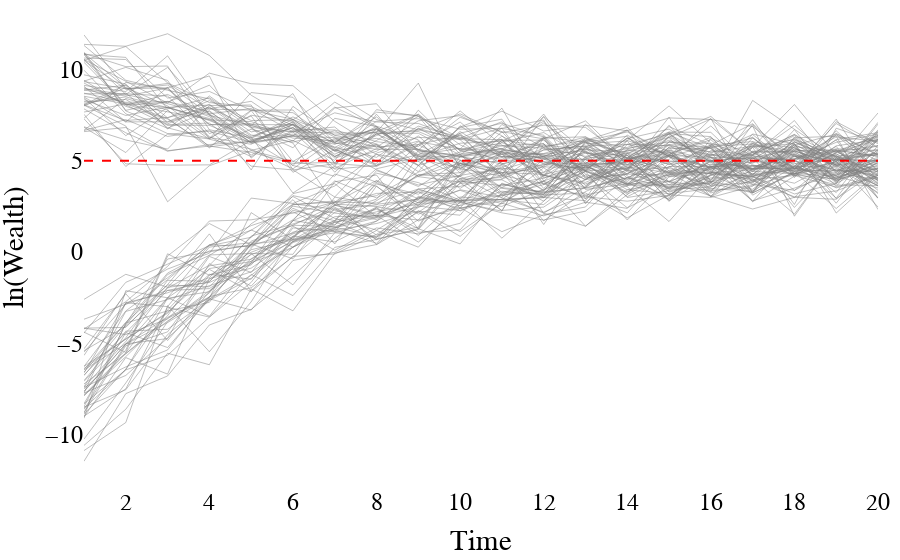

Notebook source saved alongside this figure:
### Code cell
fig = go.Figure()

# Add traces for 'high' group to color them differently
for i in df_scenario_2[df_scenario_2['Group'] == 'high']['Surname'].unique():
    df_nid = df_scenario_2[df_scenario_2['Surname'] == i]
    fig.add_trace(go.Scatter(x=df_nid['Time'], 
                             y=df_nid['log_Wealth']+df_nid['log_random'], 
                             mode='lines', 
                             name=f'Surname {i}', 
                             opacity=0.5, 
                             line=dict(color='gray', width=1)))

# Add traces for 'low' group 
for i in df_scenario_2[df_scenario_2['Group'] == 'low']['Surname'].unique():
    df_nid = df_scenario_2[df_scenario_2['Surname'] == i]
    fig.add_trace(go.Scatter(x=df_nid['Time'], 
                             y=df_nid['log_Wealth']+df_nid['log_random'], 
                             mode='lines', 
                             name=f'Surname {i}', 
                             opacity=0.5, 
                             line=dict(color='gray', width=1)))




fig.add_trace(go.Scatter(x=population_data_2['Time'], y=population_data_2['mu'],
                         mode='lines', name='mu', line=dict(color='red', dash='dash', width=2)))

fig.update_layout(
    # title=f'ln(Wealth) over time: surname-specific functions in grey and population-wise convergence value {round(mu_population_2,2)} in red',
                  xaxis_title='Time',
                  yaxis_title='ln(Wealth)',
                  legend_title='Surnames',
                  font_family="Times New Roman",
                  title_font_family="Times New Roman",
                  font_size = 24,
                  font_color='black',
                  # paper_bgcolor='rgba(0,0,0,0)',
                  plot_bgcolor = 'rgba(0,0,0,0)', 
                  showlegend=False,
                  margin=dict(l=10, r=10, t=10, b=10)
                 )

fig.show()

### Figure 1 — Plotly figure (JSON) as saved in the notebook; plotly's stock layout.template omitted (floating-point values rounded to 4 significant figures)
{"data": [{"line": {"color": "gray", "width": 1}, "mode": "lines", "name": "Surname 0", "opacity": 0.5, "type": "scatter", "x": [1, 2, 3, 4, 5, 6, 7, 8, 9, 10, 11, 12, 13, 14, 15, 16, 17, 18, 19, 20], "y": [6.829, 5.447, 7.757, 6.177, 5.63, 4.554, 6.178, 6.725, 5.168, 2.386, 5.492, 4.861, 5.699, 3.844, 5.886, 5.705, 3.278, 5.885, 3.589, 6.185]}, {"line": {"color": "gray", "width": 1}, "mode": "lines", "name": "Surname 1", "opacity": 0.5, "type": "scatter", "x": [1, 2, 3, 4, 5, 6, 7, 8, 9, 10, 11, 12, 13, 14, 15, 16, 17, 18, 19, 20], "y": [8.943, 8.62, 8.123, 7.505, 6.008, 6.806, 4.69, 3.818, 5.874, 4.736, 5.497, 5.117, 4.591, 5.097, 5.289, 5.181, 5.116, 5.097, 6.303, 6.059]}, {"line": {"color": "gray", "width": 1}, "mode": "lines", "name": "Surname 2", "opacity": 0.5, "type": "scatter", "x": [1, 2, 3, 4, 5, 6, 7, 8, 9, 10, 11, 12, 13, 14, 15, 16, 17, 18, 19, 20], "y": [8.065, 7.202, 7.366, 7.908, 6.837, 4.73, 7.322, 6.869, 5.052, 5.328, 6.781, 3.73, 4.861, 5.573, 5.449, 4.926, 6.909, 1.959, 5.159, 5.321]}, {"line": {"color": "gray", "width": 1}, "mode": "lines", "name": "Surname 3", "opacity": 0.5, "type": "scatter", "x": [1, 2, 3, 4, 5, 6, 7, 8, 9, 10, 11, 12, 13, 14, 15, 16, 17, 18, 19, 20], "y": [10.89, 9.011, 8.001, 6.271, 5.899, 7.137, 4.89, 5.516, 6.89, 6.291, 5.636, 7.063, 5.411, 5.083, 5.659, 5.666, 3.333, 4.69, 7.035, 5.715]}, {"line": {"color": "gray", "width": 1}, "mode": "lines", "name": "Surname 4", "opacity": 0.5, "type": "scatter", "x": [1, 2, 3, 4, 5, 6, 7, 8, 9, 10, 11, 12, 13, 14, 15, 16, 17, 18, 19, 20], "y": [7.542, 4.684, 6.456, 6.608, 6.01, 6.992, 5.973, 5.618, 5.614, 4.556, 4.164, 3.131, 5.746, 6.688, 3.813, 4.956, 5.825, 5.544, 4.762, 4.816]}, {"line": {"color": "gray", "width": 1}, "mode": "lines", "name": "Surname 5", "opacity": 0.5, "type": "scatter", "x": [1, 2, 3, 4, 5, 6, 7, 8, 9, 10, 11, 12, 13, 14, 15, 16, 17, 18, 19, 20], "y": [9.255, 8.064, 6.941, 6.939, 5.986, 6.384, 5.9, 6.787, 5.335, 6.505, 7.052, 6.295, 6.015, 6.344, 4.12, 4.642, 5.772, 6.155, 5.247, 5.389]}, {"line": {"color": "gray", "width": 1}, "mode": "lines", "name": "Surname 6", "opacity": 0.5, "type": "scatter", "x": [1, 2, 3, 4, 5, 6, 7, 8, 9, 10, 11, 12, 13, 14, 15, 16, 17, 18, 19, 20], "y": [11.37, 11.27, 11.95, 10.76, 8.586, 7.244, 8.654, 7.251, 6.687, 6.211, 6.145, 5.771, 6.108, 6.827, 4.427, 3.652, 5.272, 4.687, 5.622, 4.002]}, {"line": {"color": "gray", "width": 1}, "mode": "lines", "name": "Surname 7", "opacity": 0.5, "type": "scatter", "x": [1, 2, 3, 4, 5, 6, 7, 8, 9, 10, 11, 12, 13, 14, 15, 16, 17, 18, 19, 20], "y": [9.075, 7.127, 7.132, 8.087, 6.576, 6.996, 4.368, 6.483, 6.503, 5.309, 5.605, 5.314, 5.069, 5.727, 6.567, 5.672, 4.168, 4.506, 5.391, 3.747]}, {"line": {"color": "gray", "width": 1}, "mode": "lines", "name": "Surname 8", "opacity": 0.5, "type": "scatter", "x": [1, 2, 3, 4, 5, 6, 7, 8, 9, 10, 11, 12, 13, 14, 15, 16, 17, 18, 19, 20], "y": [8.15, 8.496, 7.905, 7.312, 6.168, 6.454, 6.025, 6.589, 7.547, 5.867, 4.867, 3.342, 6.04, 4.049, 5.226, 3.281, 5.965, 5.323, 4.773, 6.368]}, {"line": {"color": "gray", "width": 1}, "mode": "lines", "name": "Surname 9", "opacity": 0.5, "type": "scatter", "x": [1, 2, 3, 4, 5, 6, 7, 8, 9, 10, 11, 12, 13, 14, 15, 16, 17, 18, 19, 20], "y": [9.358, 10.11, 9.397, 6.207, 8.735, 8.473, 5.969, 7.656, 7.471, 5.556, 5.065, 6.235, 6.311, 5.172, 6.487, 6.317, 3.828, 4.674, 4.702, 6.113]}, {"line": {"color": "gray", "width": 1}, "mode": "lines", "name": "Surname 10", "opacity": 0.5, "type": "scatter", "x": [1, 2, 3, 4, 5, 6, 7, 8, 9, 10, 11, 12, 13, 14, 15, 16, 17, 18, 19, 20], "y": [8.237, 8.355, 6.968, 7.064, 5.306, 6.679, 5.226, 6.447, 5.538, 5.3, 4.249, 4.65, 5.771, 4.173, 2.885, 4.775, 4.699, 4.702, 6.134, 2.964]}, {"line": {"color": "gray", "width": 1}, "mode": "lines", "name": "Surname 11", "opacity": 0.5, "type": "scatter", "x": [1, 2, 3, 4, 5, 6, 7, 8, 9, 10, 11, 12, 13, 14, 15, 16, 17, 18, 19, 20], "y": [9.958, 7.57, 6.484, 6.19, 7.761, 7.268, 5.569, 7.161, 7.303, 6.727, 6.77, 6.394, 4.131, 4.651, 4.346, 4.312, 7.247, 4.07, 6.64, 4.463]}, {"line": {"color": "gray", "width": 1}, "mode": "lines", "name": "Surname 12", "opacity": 0.5, "type": "scatter", "x": [1, 2, 3, 4, 5, 6, 7, 8, 9, 10, 11, 12, 13, 14, 15, 16, 17, 18, 19, 20], "y": [9.334, 8.939, 8.993, 9.641, 5.142, 7.027, 5.546, 5.884, 4.401, 6.916, 5.341, 4.657, 4.635, 6.24, 5.248, 3.797, 6.247, 4.565, 4.183, 7.102]}, {"line": {"color": "gray", "width": 1}, "mode": "lines", "name": "Surname 13", "opacity": 0.5, "type": "scatter", "x": [1, 2, 3, 4, 5, 6, 7, 8, 9, 10, 11, 12, 13, 14, 15, 16, 17, 18, 19, 20], "y": [10.54, 9.345, 8.158, 9.795, 9.216, 9.109, 7.156, 5.748, 5.887, 7.117, 5.21, 5.235, 6.01, 5.377, 6.522, 4.508, 5.95, 4.584, 4.353, 6.305]}, {"line": {"color": "gray", "width": 1}, "mode": "lines", "name": "Surname 14", "opacity": 0.5, "type": "scatter", "x": [1, 2, 3, 4, 5, 6, 7, 8, 9, 10, 11, 12, 13, 14, 15, 16, 17, 18, 19, 20], "y": [8.443, 6.371, 7.92, 8.05, 6.41, 6.014, 6.641, 5.346, 4.948, 6.815, 7.276, 4.043, 4.776, 4.531, 7.382, 3.835, 4.922, 5.847, 6.466, 5.304]}, {"line": {"color": "gray", "width": 1}, "mode": "lines", "name": "Surname 15", "opacity": 0.5, "type": "scatter", "x": [1, 2, 3, 4, 5, 6, 7, 8, 9, 10, 11, 12, 13, 14, 15, 16, 17, 18, 19, 20], "y": [9.705, 9.197, 7.019, 7.941, 6.339, 7.102, 5.145, 5.825, 4.735, 5.471, 5.984, 5.223, 6.231, 5.674, 6.026, 5.463, 2.774, 5.362, 2.671, 5.547]}, {"line": {"color": "gray", "width": 1}, "mode": "lines", "name": "Surname 16", "opacity": 0.5, "type": "scatter", "x": [1, 2, 3, 4, 5, 6, 7, 8, 9, 10, 11, 12, 13, 14, 15, 16, 17, 18, 19, 20], "y": [7.839, 6.528, 5.52, 5.886, 6.055, 6.968, 5.739, 5.184, 6.768, 6.145, 4.233, 7.424, 5.473, 4.46, 4.633, 5.862, 6.047, 4.541, 5.311, 6.312]}, {"line": {"color": "gray", "width": 1}, "mode": "lines", "name": "Surname 17", "opacity": 0.5, "type": "scatter", "x": [1, 2, 3, 4, 5, 6, 7, 8, 9, 10, 11, 12, 13, 14, 15, 16, 17, 18, 19, 20], "y": [10.48, 8.927, 9.232, 7.825, 7.769, 7.776, 5.223, 6.467, 6.675, 7.565, 6.54, 6.944, 6.826, 5.087, 4.563, 4.274, 8.301, 6.72, 5.2, 5.821]}, {"line": {"color": "gray", "width": 1}, "mode": "lines", "name": "Surname 18", "opacity": 0.5, "type": "scatter", "x": [1, 2, 3, 4, 5, 6, 7, 8, 9, 10, 11, 12, 13, 14, 15, 16, 17, 18, 19, 20], "y": [9.406, 7.978, 7.281, 5.808, 6.722, 5.966, 2.569, 4.56, 5.082, 6.419, 5.202, 5.391, 6.077, 6.573, 5.466, 3.924, 5.865, 4.291, 4.157, 3.504]}, {"line": {"color": "gray", "width": 1}, "mode": "lines", "name": "Surname 19", "opacity": 0.5, "type": "scatter", "x": [1, 2, 3, 4, 5, 6, 7, 8, 9, 10, 11, 12, 13, 14, 15, 16, 17, 18, 19, 20], "y": [6.857, 6.135, 5.637, 8.023, 8.051, 4.502, 3.011, 5.42, 6.079, 4.002, 4.623, 5.705, 5.24, 5.651, 6.272, 3.612, 3.83, 5.063, 6.005, 6.461]}, {"line": {"color": "gray", "width": 1}, "mode": "lines", "name": "Surname 20", "opacity": 0.5, "type": "scatter", "x": [1, 2, 3, 4, 5, 6, 7, 8, 9, 10, 11, 12, 13, 14, 15, 16, 17, 18, 19, 20], "y": [8.869, 9.135, 6.736, 8.545, 6.901, 6.585, 6.518, 6.525, 4.74, 6.849, 7.712, 6.627, 6.935, 6.639, 7.344, 7.257, 6.874, 5.218, 5.557, 5.251]}, {"line": {"color": "gray", "width": 1}, "mode": "lines", "name": "Surname 21", "opacity": 0.5, "type": "scatter", "x": [1, 2, 3, 4, 5, 6, 7, 8, 9, 10, 11, 12, 13, 14, 15, 16, 17, 18, 19, 20], "y": [8.073, 9.156, 7.347, 8.289, 7.2, 7.236, 5.927, 6.223, 5.621, 5.035, 3.527, 4.715, 6.188, 5.291, 4.294, 5.405, 6.434, 4.601, 4.03, 4.765]}, {"line": {"color": "gray", "width": 1}, "mode": "lines", "name": "Surname 22", "opacity": 0.5, "type": "scatter", "x": [1, 2, 3, 4, 5, 6, 7, 8, 9, 10, 11, 12, 13, 14, 15, 16, 17, 18, 19, 20], "y": [9.0, 8.152, 7.915, 7.2, 6.3, 3.23, 4.7, 7.545, 4.969, 3.48, 4.961, 5.869, 5.597, 5.496, 4.795, 5.025, 4.526, 4.837, 5.043, 5.393]}, {"line": {"color": "gray", "width": 1}, "mode": "lines", "name": "Surname 23", "opacity": 0.5, "type": "scatter", "x": [1, 2, 3, 4, 5, 6, 7, 8, 9, 10, 11, 12, 13, 14, 15, 16, 17, 18, 19, 20], "y": [11.89, 8.926, 9.146, 7.568, 7.858, 6.577, 4.538, 4.739, 5.886, 6.398, 4.178, 4.765, 5.476, 2.981, 3.354, 5.886, 4.544, 6.025, 5.101, 4.964]}, {"line": {"color": "gray", "width": 1}, "mode": "lines", "name": "Surname 24", "opacity": 0.5, "type": "scatter", "x": [1, 2, 3, 4, 5, 6, 7, 8, 9, 10, 11, 12, 13, 14, 15, 16, 17, 18, 19, 20], "y": [10.81, 8.633, 10.11, 7.556, 6.13, 6.816, 5.228, 5.884, 4.147, 5.197, 5.825, 5.929, 3.635, 4.989, 4.38, 5.782, 5.916, 5.264, 3.869, 4.882]}, {"line": {"color": "gray", "width": 1}, "mode": "lines", "name": "Surname 25", "opacity": 0.5, "type": "scatter", "x": [1, 2, 3, 4, 5, 6, 7, 8, 9, 10, 11, 12, 13, 14, 15, 16, 17, 18, 19, 20], "y": [11.31, 9.406, 8.858, 8.387, 6.782, 5.71, 7.888, 8.121, 5.472, 4.481, 6.589, 4.152, 6.219, 5.152, 6.568, 6.554, 4.397, 6.053, 4.766, 5.023]}, {"line": {"color": "gray", "width": 1}, "mode": "lines", "name": "Surname 26", "opacity": 0.5, "type": "scatter", "x": [1, 2, 3, 4, 5, 6, 7, 8, 9, 10, 11, 12, 13, 14, 15, 16, 17, 18, 19, 20], "y": [10.49, 11.26, 9.264, 8.185, 7.962, 6.934, 5.355, 6.375, 7.538, 5.371, 5.661, 4.166, 7.005, 4.769, 5.585, 3.834, 4.42, 4.271, 6.414, 4.438]}, {"line": {"color": "gray", "width": 1}, "mode": "lines", "name": "Surname 27", "opacity": 0.5, "type": "scatter", "x": [1, 2, 3, 4, 5, 6, 7, 8, 9, 10, 11, 12, 13, 14, 15, 16, 17, 18, 19, 20], "y": [10.85, 7.725, 6.775, 7.74, 5.944, 6.351, 8.208, 6.89, 6.142, 3.792, 4.803, 5.577, 5.809, 5.887, 5.368, 3.965, 6.465, 5.902, 4.654, 6.479]}, {"line": {"color": "gray", "width": 1}, "mode": "lines", "name": "Surname 28", "opacity": 0.5, "type": "scatter", "x": [1, 2, 3, 4, 5, 6, 7, 8, 9, 10, 11, 12, 13, 14, 15, 16, 17, 18, 19, 20], "y": [6.592, 6.818, 5.548, 5.801, 5.456, 4.85, 4.908, 6.108, 7.431, 6.235, 7.134, 4.95, 4.479, 5.077, 5.578, 5.036, 2.751, 4.151, 5.075, 4.265]}, {"line": {"color": "gray", "width": 1}, "mode": "lines", "name": "Surname 29", "opacity": 0.5, "type": "scatter", "x": [1, 2, 3, 4, 5, 6, 7, 8, 9, 10, 11, 12, 13, 14, 15, 16, 17, 18, 19, 20], "y": [10.88, 10.15, 10.19, 6.695, 6.252, 7.4, 6.3, 5.742, 7.185, 7.47, 6.368, 4.374, 6.117, 4.621, 6.019, 5.941, 4.246, 4.566, 6.157, 6.541]}, {"line": {"color": "gray", "width": 1}, "mode": "lines", "name": "Surname 30", "opacity": 0.5, "type": "scatter", "x": [1, 2, 3, 4, 5, 6, 7, 8, 9, 10, 11, 12, 13, 14, 15, 16, 17, 18, 19, 20], "y": [8.701, 8.199, 8.242, 7.684, 6.226, 7.254, 6.402, 6.554, 9.252, 4.556, 6.341, 5.193, 5.637, 6.654, 5.21, 4.584, 4.542, 5.547, 5.596, 5.227]}, {"line": {"color": "gray", "width": 1}, "mode": "lines", "name": "Surname 31", "opacity": 0.5, "type": "scatter", "x": [1, 2, 3, 4, 5, 6, 7, 8, 9, 10, 11, 12, 13, 14, 15, 16, 17, 18, 19, 20], "y": [7.324, 9.289, 8.923, 6.977, 7.024, 6.235, 6.085, 6.742, 5.259, 5.206, 5.513, 7.406, 4.056, 4.245, 6.279, 7.284, 5.456, 6.201, 5.178, 3.377]}, {"line": {"color": "gray", "width": 1}, "mode": "lines", "name": "Surname 32", "opacity": 0.5, "type": "scatter", "x": [1, 2, 3, 4, 5, 6, 7, 8, 9, 10, 11, 12, 13, 14, 15, 16, 17, 18, 19, 20], "y": [8.051, 8.705, 6.799, 6.214, 7.488, 7.157, 5.657, 4.512, 3.587, 4.985, 5.471, 4.144, 5.513, 4.265, 4.204, 5.327, 5.301, 3.368, 5.25, 4.202]}, {"line": {"color": "gray", "width": 1}, "mode": "lines", "name": "Surname 33", "opacity": 0.5, "type": "scatter", "x": [1, 2, 3, 4, 5, 6, 7, 8, 9, 10, 11, 12, 13, 14, 15, 16, 17, 18, 19, 20], "y": [8.666, 8.668, 8.542, 6.317, 5.221, 6.61, 6.846, 4.949, 5.043, 6.497, 4.013, 5.61, 5.787, 5.129, 6.129, 5.19, 3.906, 5.256, 5.064, 4.992]}, {"line": {"color": "gray", "width": 1}, "mode": "lines", "name": "Surname 34", "opacity": 0.5, "type": "scatter", "x": [1, 2, 3, 4, 5, 6, 7, 8, 9, 10, 11, 12, 13, 14, 15, 16, 17, 18, 19, 20], "y": [6.656, 7.247, 6.329, 6.679, 4.703, 4.492, 4.839, 4.677, 6.037, 5.633, 5.347, 5.942, 2.704, 4.445, 6.94, 4.437, 5.519, 5.497, 4.128, 4.568]}, {"line": {"color": "gray", "width": 1}, "mode": "lines", "name": "Surname 35", "opacity": 0.5, "type": "scatter", "x": [1, 2, 3, 4, 5, 6, 7, 8, 9, 10, 11, 12, 13, 14, 15, 16, 17, 18, 19, 20], "y": [10.57, 8.071, 8.203, 9.135, 6.829, 6.562, 7.623, 7.121, 7.04, 6.174, 6.774, 7.231, 2.902, 4.555, 5.234, 5.838, 4.476, 5.41, 3.89, 6.255]}, {"line": {"color": "gray", "width": 1}, "mode": "lines", "name": "Surname 36", "opacity": 0.5, "type": "scatter", "x": [1, 2, 3, 4, 5, 6, 7, 8, 9, 10, 11, 12, 13, 14, 15, 16, 17, 18, 19, 20], "y": [7.295, 4.827, 4.755, 4.772, 6.115, 4.737, 4.147, 6.771, 5.254, 4.12, 6.116, 6.126, 4.41, 3.715, 5.498, 3.428, 4.298, 3.765, 4.988, 5.436]}, {"line": {"color": "gray", "width": 1}, "mode": "lines", "name": "Surname 37", "opacity": 0.5, "type": "scatter", "x": [1, 2, 3, 4, 5, 6, 7, 8, 9, 10, 11, 12, 13, 14, 15, 16, 17, 18, 19, 20], "y": [8.043, 6.899, 2.749, 4.723, 5.55, 4.962, 6.231, 4.744, 5.338, 5.671, 5.499, 4.218, 3.524, 5.57, 5.879, 5.164, 4.572, 4.584, 6.496, 5.312]}, {"line": {"color": "gray", "width": 1}, "mode": "lines", "name": "Surname 38", "opacity": 0.5, "type": "scatter", "x": [1, 2, 3, 4, 5, 6, 7, 8, 9, 10, 11, 12, 13, 14, 15, 16, 17, 18, 19, 20], "y": [8.0, 9.008, 7.11, 7.842, 8.254, 6.699, 6.684, 6.042, 5.772, 7.727, 5.853, 4.826, 4.853, 6.208, 6.731, 5.269, 6.288, 4.218, 7.136, 5.924]}, {"line": {"color": "gray", "width": 1}, "mode": "lines", "name": "Surname 39", "opacity": 0.5, "type": "scatter", "x": [1, 2, 3, 4, 5, 6, 7, 8, 9, 10, 11, 12, 13, 14, 15, 16, 17, 18, 19, 20], "y": [6.668, 8.408, 7.782, 5.753, 6.068, 6.813, 5.525, 4.823, 7.768, 5.532, 6.151, 3.478, 5.63, 5.158, 5.368, 6.15, 4.208, 6.702, 3.815, 5.609]}, {"line": {"color": "gray", "width": 1}, "mode": "lines", "name": "Surname 40", "opacity": 0.5, "type": "scatter", "x": [1, 2, 3, 4, 5, 6, 7, 8, 9, 10, 11, 12, 13, 14, 15, 16, 17, 18, 19, 20], "y": [10.62, 10.54, 8.432, 8.794, 7.767, 7.63, 6.005, 7.402, 5.587, 7.379, 6.589, 6.194, 7.182, 4.978, 6.87, 5.861, 7.025, 4.957, 6.426, 4.937]}, {"line": {"color": "gray", "width": 1}, "mode": "lines", "name": "Surname 41", "opacity": 0.5, "type": "scatter", "x": [1, 2, 3, 4, 5, 6, 7, 8, 9, 10, 11, 12, 13, 14, 15, 16, 17, 18, 19, 20], "y": [8.868, 8.542, 8.98, 6.975, 6.953, 6.082, 7.936, 6.835, 5.619, 5.241, 5.666, 5.105, 5.056, 3.928, 6.368, 4.925, 5.326, 6.44, 4.736, 3.728]}, {"line": {"color": "gray", "width": 1}, "mode": "lines", "name": "Surname 42", "opacity": 0.5, "type": "scatter", "x": [1, 2, 3, 4, 5, 6, 7, 8, 9, 10, 11, 12, 13, 14, 15, 16, 17, 18, 19, 20], "y": [7.665, 8.112, 7.323, 5.703, 7.742, 4.954, 4.584, 5.662, 6.277, 6.179, 5.806, 5.692, 4.455, 6.399, 5.216, 4.394, 4.111, 4.981, 4.509, 4.214]}, {"line": {"color": "gray", "width": 1}, "mode": "lines", "name": "Surname 43", "opacity": 0.5, "type": "scatter", "x": [1, 2, 3, 4, 5, 6, 7, 8, 9, 10, 11, 12, 13, 14, 15, 16, 17, 18, 19, 20], "y": [8.492, 7.122, 9.022, 6.479, 7.449, 4.364, 5.617, 4.731, 6.776, 5.59, 6.184, 3.684, 5.169, 5.903, 5.818, 5.478, 5.792, 4.207, 5.465, 6.375]}, {"line": {"color": "gray", "width": 1}, "mode": "lines", "name": "Surname 44", "opacity": 0.5, "type": "scatter", "x": [1, 2, 3, 4, 5, 6, 7, 8, 9, 10, 11, 12, 13, 14, 15, 16, 17, 18, 19, 20], "y": [9.126, 8.788, 10.74, 7.484, 6.939, 8.68, 4.8, 6.559, 6.599, 5.641, 7.88, 3.883, 2.927, 6.12, 8.0, 5.968, 5.096, 6.377, 4.435, 5.061]}, {"line": {"color": "gray", "width": 1}, "mode": "lines", "name": "Surname 45", "opacity": 0.5, "type": "scatter", "x": [1, 2, 3, 4, 5, 6, 7, 8, 9, 10, 11, 12, 13, 14, 15, 16, 17, 18, 19, 20], "y": [10.39, 8.04, 8.63, 7.548, 4.494, 7.976, 6.389, 5.923, 4.75, 6.599, 5.153, 7.554, 4.472, 3.615, 5.743, 5.329, 4.86, 6.127, 4.926, 7.614]}, {"line": {"color": "gray", "width": 1}, "mode": "lines", "name": "Surname 46", "opacity": 0.5, "type": "scatter", "x": [1, 2, 3, 4, 5, 6, 7, 8, 9, 10, 11, 12, 13, 14, 15, 16, 17, 18, 19, 20], "y": [8.532, 8.125, 7.677, 7.259, 6.024, 6.348, 6.264, 4.944, 6.358, 4.331, 6.987, 5.717, 6.292, 4.928, 6.461, 7.426, 5.437, 4.489, 7.274, 3.842]}, {"line": {"color": "gray", "width": 1}, "mode": "lines", "name": "Surname 47", "opacity": 0.5, "type": "scatter", "x": [1, 2, 3, 4, 5, 6, 7, 8, 9, 10, 11, 12, 13, 14, 15, 16, 17, 18, 19, 20], "y": [10.95, 7.758, 8.25, 7.414, 5.564, 6.111, 5.016, 7.795, 7.437, 4.718, 5.233, 4.94, 4.449, 6.253, 4.896, 3.795, 6.031, 5.699, 4.774, 4.079]}, {"line": {"color": "gray", "width": 1}, "mode": "lines", "name": "Surname 48", "opacity": 0.5, "type": "scatter", "x": [1, 2, 3, 4, 5, 6, 7, 8, 9, 10, 11, 12, 13, 14, 15, 16, 17, 18, 19, 20], "y": [8.346, 7.477, 7.937, 7.234, 7.143, 6.347, 5.727, 6.871, 5.095, 4.61, 5.364, 5.378, 5.525, 4.527, 6.476, 4.699, 3.869, 5.773, 5.51, 6.388]}, {"line": {"color": "gray", "width": 1}, "mode": "lines", "name": "Surname 49", "opacity": 0.5, "type": "scatter", "x": [1, 2, 3, 4, 5, 6, 7, 8, 9, 10, 11, 12, 13, 14, 15, 16, 17, 18, 19, 20], "y": [10.82, 10.66, 7.84, 8.449, 6.973, 6.976, 5.531, 6.699, 5.197, 5.957, 6.061, 7.156, 4.849, 4.814, 3.138, 4.188, 5.332, 6.931, 4.997, 5.333]}, {"line": {"color": "gray", "width": 1}, "mode": "lines", "name": "Surname 50", "opacity": 0.5, "type": "scatter", "x": [1, 2, 3, 4, 5, 6, 7, 8, 9, 10, 11, 12, 13, 14, 15, 16, 17, 18, 19, 20], "y": [-8.994, -7.503, -3.032, -3.569, -1.668, 1.316, 1.125, 0.8006, 2.187, 0.855, 2.721, 3.881, 1.412, 3.138, 6.045, 5.699, 6.249, 4.746, 3.725, 6.592]}, {"line": {"color": "gray", "width": 1}, "mode": "lines", "name": "Surname 51", "opacity": 0.5, "type": "scatter", "x": [1, 2, 3, 4, 5, 6, 7, 8, 9, 10, 11, 12, 13, 14, 15, 16, 17, 18, 19, 20], "y": [-7.425, -6.297, -5.37, -2.447, -1.962, -0.2729, 1.627, 2.199, 2.61, 2.828, 2.87, 2.596, 4.432, 3.568, 1.669, 4.255, 3.231, 4.382, 2.379, 4.33]}, {"line": {"color": "gray", "width": 1}, "mode": "lines", "name": "Surname 52", "opacity": 0.5, "type": "scatter", "x": [1, 2, 3, 4, 5, 6, 7, 8, 9, 10, 11, 12, 13, 14, 15, 16, 17, 18, 19, 20], "y": [-6.387, -4.755, -3.364, -0.9114, -0.5246, 1.713, 4.269, 3.591, 2.07, 3.008, 2.863, 2.97, 4.846, 3.159, 4.325, 3.645, 5.146, 4.212, 3.996, 5.05]}, {"line": {"color": "gray", "width": 1}, "mode": "lines", "name": "Surname 53", "opacity": 0.5, "type": "scatter", "x": [1, 2, 3, 4, 5, 6, 7, 8, 9, 10, 11, 12, 13, 14, 15, 16, 17, 18, 19, 20], "y": [-8.792, -5.139, -4.379, -1.26, -0.7121, 1.724, 1.355, 0.8403, 2.989, 2.665, 5.581, 5.303, 4.73, 3.683, 4.68, 4.65, 4.661, 5.261, 4.402, 4.559]}, {"line": {"color": "gray", "width": 1}, "mode": "lines", "name": "Surname 54", "opacity": 0.5, "type": "scatter", "x": [1, 2, 3, 4, 5, 6, 7, 8, 9, 10, 11, 12, 13, 14, 15, 16, 17, 18, 19, 20], "y": [-8.484, -3.952, -0.3872, 0.005793, 0.3992, 1.763, 3.893, 2.958, 4.147, 4.863, 4.979, 5.211, 4.698, 3.714, 5.74, 3.031, 5.746, 8.078, 5.314, 2.942]}, {"line": {"color": "gray", "width": 1}, "mode": "lines", "name": "Surname 55", "opacity": 0.5, "type": "scatter", "x": [1, 2, 3, 4, 5, 6, 7, 8, 9, 10, 11, 12, 13, 14, 15, 16, 17, 18, 19, 20], "y": [-11.47, -7.763, -6.794, -4.002, -3.148, -1.302, 0.737, 2.426, 1.082, 1.207, 3.771, 2.988, 2.81, 5.406, 3.09, 4.653, 2.803, 3.497, 4.304, 3.977]}, {"line": {"color": "gray", "width": 1}, "mode": "lines", "name": "Surname 56", "opacity": 0.5, "type": "scatter", "x": [1, 2, 3, 4, 5, 6, 7, 8, 9, 10, 11, 12, 13, 14, 15, 16, 17, 18, 19, 20], "y": [-4.176, -4.531, -3.667, -1.484, -0.1499, 0.7685, 2.572, 2.069, 3.407, 2.792, 3.114, 3.355, 6.016, 3.731, 4.458, 4.334, 4.505, 5.357, 4.215, 5.112]}, {"line": {"color": "gray", "width": 1}, "mode": "lines", "name": "Surname 57", "opacity": 0.5, "type": "scatter", "x": [1, 2, 3, 4, 5, 6, 7, 8, 9, 10, 11, 12, 13, 14, 15, 16, 17, 18, 19, 20], "y": [-6.275, -3.234, -1.519, 0.3975, 0.2739, 2.285, 1.71, 4.457, 3.667, 4.191, 6.124, 4.204, 3.728, 4.493, 3.327, 3.899, 6.984, 4.283, 4.94, 3.608]}, {"line": {"color": "gray", "width": 1}, "mode": "lines", "name": "Surname 58", "opacity": 0.5, "type": "scatter", "x": [1, 2, 3, 4, 5, 6, 7, 8, 9, 10, 11, 12, 13, 14, 15, 16, 17, 18, 19, 20], "y": [-3.686, -2.864, -2.11, -1.637, 0.8694, 1.534, 2.289, 1.772, 3.309, 2.716, 2.233, 6.274, 2.633, 5.426, 3.668, 4.975, 4.569, 5.747, 3.771, 6.694]}, {"line": {"color": "gray", "width": 1}, "mode": "lines", "name": "Surname 59", "opacity": 0.5, "type": "scatter", "x": [1, 2, 3, 4, 5, 6, 7, 8, 9, 10, 11, 12, 13, 14, 15, 16, 17, 18, 19, 20], "y": [-7.886, -5.569, -3.638, -2.535, 2.155, 0.6794, 1.27, 2.464, 2.169, 3.746, 3.951, 2.783, 5.206, 5.01, 3.438, 3.548, 4.758, 4.416, 5.784, 2.936]}, {"line": {"color": "gray", "width": 1}, "mode": "lines", "name": "Surname 60", "opacity": 0.5, "type": "scatter", "x": [1, 2, 3, 4, 5, 6, 7, 8, 9, 10, 11, 12, 13, 14, 15, 16, 17, 18, 19, 20], "y": [-7.09, -4.701, -1.555, -1.605, 0.4311, 0.6951, 3.845, 4.214, 1.255, 4.002, 3.977, 5.048, 6.057, 4.652, 3.853, 3.564, 5.148, 5.623, 5.245, 4.393]}, {"line": {"color": "gray", "width": 1}, "mode": "lines", "name": "Surname 61", "opacity": 0.5, "type": "scatter", "x": [1, 2, 3, 4, 5, 6, 7, 8, 9, 10, 11, 12, 13, 14, 15, 16, 17, 18, 19, 20], "y": [-6.777, -4.012, -1.238, -0.1878, 1.202, 0.2685, 2.168, 2.891, 5.542, 5.23, 4.828, 5.244, 3.518, 4.065, 4.945, 5.015, 5.164, 4.165, 5.445, 6.152]}, {"line": {"color": "gray", "width": 1}, "mode": "lines", "name": "Surname 62", "opacity": 0.5, "type": "scatter", "x": [1, 2, 3, 4, 5, 6, 7, 8, 9, 10, 11, 12, 13, 14, 15, 16, 17, 18, 19, 20], "y": [-5.306, -2.29, -4.852, -2.181, 0.1227, 0.6535, 1.05, 0.805, 2.511, 2.27, 3.522, 3.31, 3.484, 4.067, 3.526, 3.768, 3.238, 4.318, 3.666, 3.645]}, {"line": {"color": "gray", "width": 1}, "mode": "lines", "name": "Surname 63", "opacity": 0.5, "type": "scatter", "x": [1, 2, 3, 4, 5, 6, 7, 8, 9, 10, 11, 12, 13, 14, 15, 16, 17, 18, 19, 20], "y": [-7.391, -3.26, -2.61, -1.86, -1.088, 0.2595, 1.505, 2.81, 4.216, 4.14, 2.964, 2.182, 3.11, 2.138, 4.684, 3.231, 3.925, 3.02, 3.345, 4.201]}, {"line": {"color": "gray", "width": 1}, "mode": "lines", "name": "Surname 64", "opacity": 0.5, "type": "scatter", "x": [1, 2, 3, 4, 5, 6, 7, 8, 9, 10, 11, 12, 13, 14, 15, 16, 17, 18, 19, 20], "y": [-2.599, -1.225, -1.933, 0.339, 0.8019, 2.864, 0.4366, 3.612, 1.688, 2.558, 4.508, 5.194, 3.959, 4.289, 5.311, 4.327, 5.435, 4.412, 4.933, 2.463]}, {"line": {"color": "gray", "width": 1}, "mode": "lines", "name": "Surname 65", "opacity": 0.5, "type": "scatter", "x": [1, 2, 3, 4, 5, 6, 7, 8, 9, 10, 11, 12, 13, 14, 15, 16, 17, 18, 19, 20], "y": [-6.626, -2.782, -2.997, -0.1654, -0.08435, -0.1293, 3.003, 2.611, 2.885, 4.824, 4.524, 2.991, 3.972, 4.994, 5.86, 4.383, 3.69, 5.069, 5.525, 4.354]}, {"line": {"color": "gray", "width": 1}, "mode": "lines", "name": "Surname 66", "opacity": 0.5, "type": "scatter", "x": [1, 2, 3, 4, 5, 6, 7, 8, 9, 10, 11, 12, 13, 14, 15, 16, 17, 18, 19, 20], "y": [-5.671, -2.221, -0.9369, -0.06926, 2.951, 2.658, 3.617, 5.351, 4.124, 3.828, 4.106, 6.351, 3.424, 3.72, 3.879, 4.583, 5.265, 4.984, 4.195, 4.988]}, {"line": {"color": "gray", "width": 1}, "mode": "lines", "name": "Surname 67", "opacity": 0.5, "type": "scatter", "x": [1, 2, 3, 4, 5, 6, 7, 8, 9, 10, 11, 12, 13, 14, 15, 16, 17, 18, 19, 20], "y": [-7.044, -4.341, -4.237, -2.592, -1.283, 0.5576, 1.635, 2.004, 1.747, 2.429, 1.111, 2.041, 2.461, 4.989, 3.467, 4.056, 4.058, 4.581, 5.554, 3.974]}, {"line": {"color": "gray", "width": 1}, "mode": "lines", "name": "Surname 68", "opacity": 0.5, "type": "scatter", "x": [1, 2, 3, 4, 5, 6, 7, 8, 9, 10, 11, 12, 13, 14, 15, 16, 17, 18, 19, 20], "y": [-8.85, -3.891, -3.23, -2.762, 0.2097, 2.391, 1.46, 3.722, 3.161, 4.87, 4.257, 6.259, 4.268, 3.242, 5.31, 6.904, 4.751, 4.452, 4.46, 5.182]}, {"line": {"color": "gray", "width": 1}, "mode": "lines", "name": "Surname 69", "opacity": 0.5, "type": "scatter", "x": [1, 2, 3, 4, 5, 6, 7, 8, 9, 10, 11, 12, 13, 14, 15, 16, 17, 18, 19, 20], "y": [-6.738, -4.416, -5.238, -2.569, -3.184, -0.4675, -0.01901, 1.174, 0.2627, 2.748, 2.143, 1.747, 2.237, 4.093, 2.989, 4.38, 3.969, 4.186, 3.558, 4.195]}, {"line": {"color": "gray", "width": 1}, "mode": "lines", "name": "Surname 70", "opacity": 0.5, "type": "scatter", "x": [1, 2, 3, 4, 5, 6, 7, 8, 9, 10, 11, 12, 13, 14, 15, 16, 17, 18, 19, 20], "y": [-9.037, -5.789, -6.693, -1.462, -0.889, 0.6691, 1.93, 1.999, 0.54, 2.404, 2.784, 3.058, 5.104, 4.787, 6.291, 4.932, 3.256, 6.301, 3.926, 4.626]}, {"line": {"color": "gray", "width": 1}, "mode": "lines", "name": "Surname 71", "opacity": 0.5, "type": "scatter", "x": [1, 2, 3, 4, 5, 6, 7, 8, 9, 10, 11, 12, 13, 14, 15, 16, 17, 18, 19, 20], "y": [-8.309, -4.422, -2.11, -2.009, -0.5052, 0.5604, 1.321, 1.864, 2.843, 2.821, 2.865, 4.611, 3.114, 3.629, 4.234, 4.52, 5.463, 5.477, 4.027, 5.585]}, {"line": {"color": "gray", "width": 1}, "mode": "lines", "name": "Surname 72", "opacity": 0.5, "type": "scatter", "x": [1, 2, 3, 4, 5, 6, 7, 8, 9, 10, 11, 12, 13, 14, 15, 16, 17, 18, 19, 20], "y": [-7.86, -5.737, -3.497, -0.2441, -1.127, 1.71, 2.728, 2.683, 3.449, 2.758, 3.708, 3.249, 3.533, 5.105, 5.062, 7.314, 3.225, 5.545, 4.719, 3.635]}, {"line": {"color": "gray", "width": 1}, "mode": "lines", "name": "Surname 73", "opacity": 0.5, "type": "scatter", "x": [1, 2, 3, 4, 5, 6, 7, 8, 9, 10, 11, 12, 13, 14, 15, 16, 17, 18, 19, 20], "y": [-8.564, -6.462, -5.656, -3.578, -1.228, -2.394, 0.2519, 0.682, 1.27, 0.4396, 3.245, 3.183, 4.217, 2.422, 3.536, 4.187, 5.203, 2.439, 4.868, 4.032]}, {"line": {"color": "gray", "width": 1}, "mode": "lines", "name": "Surname 74", "opacity": 0.5, "type": "scatter", "x": [1, 2, 3, 4, 5, 6, 7, 8, 9, 10, 11, 12, 13, 14, 15, 16, 17, 18, 19, 20], "y": [-10.6, -8.618, -5.551, -6.179, -2.023, -3.228, -0.06205, 0.4077, 2.258, 1.111, 2.672, 1.975, 2.726, 2.389, 4.893, 3.021, 4.242, 5.742, 4.023, 4.996]}, {"line": {"color": "gray", "width": 1}, "mode": "lines", "name": "Surname 75", "opacity": 0.5, "type": "scatter", "x": [1, 2, 3, 4, 5, 6, 7, 8, 9, 10, 11, 12, 13, 14, 15, 16, 17, 18, 19, 20], "y": [-7.729, -2.78, -2.238, -1.405, 0.8093, 3.195, 3.74, 1.921, 2.466, 4.019, 2.258, 5.881, 4.444, 4.552, 3.552, 5.025, 4.112, 5.925, 2.915, 4.47]}, {"line": {"color": "gray", "width": 1}, "mode": "lines", "name": "Surname 76", "opacity": 0.5, "type": "scatter", "x": [1, 2, 3, 4, 5, 6, 7, 8, 9, 10, 11, 12, 13, 14, 15, 16, 17, 18, 19, 20], "y": [-6.46, -5.033, -4.747, -0.6375, -1.872, 0.5973, 1.719, 2.334, 1.288, 5.035, 3.164, 3.889, 4.662, 3.994, 4.348, 3.06, 4.544, 4.607, 3.509, 4.097]}, {"line": {"color": "gray", "width": 1}, "mode": "lines", "name": "Surname 77", "opacity": 0.5, "type": "scatter", "x": [1, 2, 3, 4, 5, 6, 7, 8, 9, 10, 11, 12, 13, 14, 15, 16, 17, 18, 19, 20], "y": [-7.41, -4.906, -1.936, -1.674, -0.5994, 2.585, 2.796, 0.3975, 1.76, 4.243, 6.006, 6.542, 5.161, 3.719, 3.697, 3.772, 5.742, 5.939, 2.13, 4.235]}, {"line": {"color": "gray", "width": 1}, "mode": "lines", "name": "Surname 78", "opacity": 0.5, "type": "scatter", "x": [1, 2, 3, 4, 5, 6, 7, 8, 9, 10, 11, 12, 13, 14, 15, 16, 17, 18, 19, 20], "y": [-5.409, -4.079, -1.983, -0.7283, 1.54, 3.037, 1.839, 1.199, 2.578, 4.193, 4.578, 4.347, 5.423, 5.292, 2.802, 4.253, 4.159, 3.176, 3.759, 4.898]}, {"line": {"color": "gray", "width": 1}, "mode": "lines", "name": "Surname 79", "opacity": 0.5, "type": "scatter", "x": [1, 2, 3, 4, 5, 6, 7, 8, 9, 10, 11, 12, 13, 14, 15, 16, 17, 18, 19, 20], "y": [-7.635, -5.05, -3.87, -2.48, 0.4349, -0.3772, 2.401, 0.6531, 3.055, 2.526, 3.328, 3.116, 3.235, 1.865, 3.132, 2.986, 3.597, 5.651, 5.05, 5.641]}, {"line": {"color": "gray", "width": 1}, "mode": "lines", "name": "Surname 80", "opacity": 0.5, "type": "scatter", "x": [1, 2, 3, 4, 5, 6, 7, 8, 9, 10, 11, 12, 13, 14, 15, 16, 17, 18, 19, 20], "y": [-7.657, -5.031, -3.58, -2.468, -0.3747, 1.088, 1.332, 2.401, 0.9081, 2.952, 0.7565, 2.781, 4.742, 4.96, 4.979, 4.973, 4.006, 2.072, 5.155, 4.478]}, {"line": {"color": "gray", "width": 1}, "mode": "lines", "name": "Surname 81", "opacity": 0.5, "type": "scatter", "x": [1, 2, 3, 4, 5, 6, 7, 8, 9, 10, 11, 12, 13, 14, 15, 16, 17, 18, 19, 20], "y": [-4.394, -5.506, -0.2188, 1.556, 0.3805, 3.085, 2.618, 2.488, 2.897, 3.873, 3.632, 4.044, 4.927, 3.784, 2.875, 6.227, 5.298, 6.43, 5.172, 3.794]}, {"line": {"color": "gray", "width": 1}, "mode": "lines", "name": "Surname 82", "opacity": 0.5, "type": "scatter", "x": [1, 2, 3, 4, 5, 6, 7, 8, 9, 10, 11, 12, 13, 14, 15, 16, 17, 18, 19, 20], "y": [-7.228, -5.574, -3.782, -2.249, 0.411, 2.508, 2.128, 1.885, 4.735, 2.932, 4.805, 3.387, 4.434, 3.286, 4.231, 4.811, 4.733, 4.26, 5.813, 6.152]}, {"line": {"color": "gray", "width": 1}, "mode": "lines", "name": "Surname 83", "opacity": 0.5, "type": "scatter", "x": [1, 2, 3, 4, 5, 6, 7, 8, 9, 10, 11, 12, 13, 14, 15, 16, 17, 18, 19, 20], "y": [-6.437, -3.863, -1.808, -1.915, 0.4193, 2.64, 2.333, 2.58, 4.239, 4.341, 5.431, 2.118, 3.57, 5.884, 6.457, 5.21, 4.417, 5.524, 4.838, 6.629]}, {"line": {"color": "gray", "width": 1}, "mode": "lines", "name": "Surname 84", "opacity": 0.5, "type": "scatter", "x": [1, 2, 3, 4, 5, 6, 7, 8, 9, 10, 11, 12, 13, 14, 15, 16, 17, 18, 19, 20], "y": [-6.269, -4.788, -3.304, -1.227, -1.495, 1.416, 0.09771, 1.317, 0.9912, 1.572, 3.722, 3.228, 4.664, 3.03, 4.159, 4.661, 4.929, 4.892, 2.953, 5.845]}, {"line": {"color": "gray", "width": 1}, "mode": "lines", "name": "Surname 85", "opacity": 0.5, "type": "scatter", "x": [1, 2, 3, 4, 5, 6, 7, 8, 9, 10, 11, 12, 13, 14, 15, 16, 17, 18, 19, 20], "y": [-7.828, -5.526, -2.511, -0.9561, -2.183, -0.2362, -0.1136, 0.9639, 2.435, 3.407, 2.998, 5.104, 3.96, 5.609, 4.796, 5.778, 3.111, 4.416, 3.958, 4.57]}, {"line": {"color": "gray", "width": 1}, "mode": "lines", "name": "Surname 86", "opacity": 0.5, "type": "scatter", "x": [1, 2, 3, 4, 5, 6, 7, 8, 9, 10, 11, 12, 13, 14, 15, 16, 17, 18, 19, 20], "y": [-8.633, -5.049, -2.508, -3.52, -0.583, 0.248, 1.654, 0.7112, 1.222, 3.787, 2.274, 2.457, 3.966, 5.31, 2.766, 5.333, 5.017, 5.07, 3.252, 6.187]}, {"line": {"color": "gray", "width": 1}, "mode": "lines", "name": "Surname 87", "opacity": 0.5, "type": "scatter", "x": [1, 2, 3, 4, 5, 6, 7, 8, 9, 10, 11, 12, 13, 14, 15, 16, 17, 18, 19, 20], "y": [-9.113, -2.122, -2.512, 0.2664, 0.505, 1.462, 2.562, 1.963, 2.714, 3.898, 4.353, 4.25, 4.763, 4.913, 3.833, 5.781, 4.258, 5.854, 4.957, 3.197]}, {"line": {"color": "gray", "width": 1}, "mode": "lines", "name": "Surname 88", "opacity": 0.5, "type": "scatter", "x": [1, 2, 3, 4, 5, 6, 7, 8, 9, 10, 11, 12, 13, 14, 15, 16, 17, 18, 19, 20], "y": [-8.897, -6.421, -3.182, -0.7596, -0.4012, 0.992, 1.695, 3.884, 2.526, 4.848, 4.333, 4.805, 4.586, 5.452, 4.357, 5.159, 3.696, 3.377, 4.57, 3.653]}, {"line": {"color": "gray", "width": 1}, "mode": "lines", "name": "Surname 89", "opacity": 0.5, "type": "scatter", "x": [1, 2, 3, 4, 5, 6, 7, 8, 9, 10, 11, 12, 13, 14, 15, 16, 17, 18, 19, 20], "y": [-4.174, -4.134, -1.79, 0.9884, -2.159, 0.2758, 1.202, 1.557, 2.236, 2.013, 4.742, 1.505, 4.765, 3.405, 3.856, 3.067, 2.352, 2.99, 2.885, 4.989]}, {"line": {"color": "gray", "width": 1}, "mode": "lines", "name": "Surname 90", "opacity": 0.5, "type": "scatter", "x": [1, 2, 3, 4, 5, 6, 7, 8, 9, 10, 11, 12, 13, 14, 15, 16, 17, 18, 19, 20], "y": [-4.436, -1.665, -0.67, 0.3422, 1.443, 2.192, 1.102, 3.794, 2.69, 3.375, 2.638, 4.191, 3.813, 4.747, 5.282, 4.657, 3.77, 6.252, 6.341, 2.323]}, {"line": {"color": "gray", "width": 1}, "mode": "lines", "name": "Surname 91", "opacity": 0.5, "type": "scatter", "x": [1, 2, 3, 4, 5, 6, 7, 8, 9, 10, 11, 12, 13, 14, 15, 16, 17, 18, 19, 20], "y": [-8.321, -6.455, -2.533, -2.184, 0.5903, 1.462, 1.395, 1.942, 5.27, 4.873, 3.488, 3.141, 5.743, 4.422, 3.443, 5.553, 5.302, 7.201, 4.324, 4.699]}, {"line": {"color": "gray", "width": 1}, "mode": "lines", "name": "Surname 92", "opacity": 0.5, "type": "scatter", "x": [1, 2, 3, 4, 5, 6, 7, 8, 9, 10, 11, 12, 13, 14, 15, 16, 17, 18, 19, 20], "y": [-8.503, -7.551, -4.528, -2.619, -0.09403, -1.804, 1.054, 1.69, 2.982, 2.391, 2.896, 2.985, 5.072, 3.658, 3.615, 3.341, 3.641, 4.296, 4.656, 3.257]}, {"line": {"color": "gray", "width": 1}, "mode": "lines", "name": "Surname 93", "opacity": 0.5, "type": "scatter", "x": [1, 2, 3, 4, 5, 6, 7, 8, 9, 10, 11, 12, 13, 14, 15, 16, 17, 18, 19, 20], "y": [-7.731, -6.767, -4.716, -2.659, -1.445, 0.5152, 1.231, 0.4754, 2.727, 2.789, 2.493, 3.426, 4.404, 1.75, 4.113, 4.308, 4.129, 2.975, 5.461, 5.827]}, {"line": {"color": "gray", "width": 1}, "mode": "lines", "name": "Surname 94", "opacity": 0.5, "type": "scatter", "x": [1, 2, 3, 4, 5, 6, 7, 8, 9, 10, 11, 12, 13, 14, 15, 16, 17, 18, 19, 20], "y": [-10.88, -9.347, -2.939, -5.467, -2.734, 0.8744, 0.5526, 1.691, 3.456, 3.59, 4.189, 3.732, 3.029, 2.782, 3.097, 4.695, 4.564, 5.12, 5.653, 5.559]}, {"line": {"color": "gray", "width": 1}, "mode": "lines", "name": "Surname 95", "opacity": 0.5, "type": "scatter", "x": [1, 2, 3, 4, 5, 6, 7, 8, 9, 10, 11, 12, 13, 14, 15, 16, 17, 18, 19, 20], "y": [-6.589, -3.901, -1.158, 0.05827, 0.3553, 1.032, 2.545, 3.208, 3.28, 2.243, 3.147, 2.123, 1.411, 3.406, 3.198, 3.465, 3.328, 6.024, 5.013, 3.922]}, {"line": {"color": "gray", "width": 1}, "mode": "lines", "name": "Surname 96", "opacity": 0.5, "type": "scatter", "x": [1, 2, 3, 4, 5, 6, 7, 8, 9, 10, 11, 12, 13, 14, 15, 16, 17, 18, 19, 20], "y": [-10.25, -7.179, -3.819, -2.127, -0.6392, 0.8205, 2.461, 0.9265, 1.356, 5.244, 4.364, 1.707, 3.308, 4.325, 5.305, 4.624, 5.727, 2.603, 6.779, 6.002]}, {"line": {"color": "gray", "width": 1}, "mode": "lines", "name": "Surname 97", "opacity": 0.5, "type": "scatter", "x": [1, 2, 3, 4, 5, 6, 7, 8, 9, 10, 11, 12, 13, 14, 15, 16, 17, 18, 19, 20], "y": [-7.501, -5.38, -0.09978, -1.279, -0.0151, 0.8415, 2.702, 3.916, 2.908, 4.724, 3.084, 3.694, 4.524, 6.108, 5.32, 6.285, 4.158, 4.678, 4.047, 7.005]}, {"line": {"color": "gray", "width": 1}, "mode": "lines", "name": "Surname 98", "opacity": 0.5, "type": "scatter", "x": [1, 2, 3, 4, 5, 6, 7, 8, 9, 10, 11, 12, 13, 14, 15, 16, 17, 18, 19, 20], "y": [-5.491, -2.861, -1.417, 0.3843, 1.192, 2.603, 2.729, 4.314, 3.799, 2.833, 4.984, 6.162, 4.039, 4.596, 5.533, 3.336, 5.512, 4.571, 5.552, 3.907]}, {"line": {"color": "gray", "width": 1}, "mode": "lines", "name": "Surname 99", "opacity": 0.5, "type": "scatter", "x": [1, 2, 3, 4, 5, 6, 7, 8, 9, 10, 11, 12, 13, 14, 15, 16, 17, 18, 19, 20], "y": [-4.222, -2.723, -0.7909, 1.694, 1.76, 2.125, 2.73, 3.081, 4.37, 5.345, 3.254, 3.867, 5.928, 6.082, 3.278, 3.855, 3.434, 5.244, 4.46, 4.392]}, {"line": {"color": "red", "dash": "dash", "width": 2}, "mode": "lines", "name": "mu", "type": "scatter", "x": [1, 2, 3, 4, 5, 6, 7, 8, 9, 10, 11, 12, 13, 14, 15, 16, 17, 18, 19, 20], "y": [5, 5, 5, 5, 5, 5, 5, 5, 5, 5, 5, 5, 5, 5, 5, 5, 5, 5, 5, 5]}], "layout": {"autosize": true, "font": {"color": "black", "family": "Times New Roman", "size": 24}, "legend": {"title": {"text": "Surnames"}}, "margin": {"b": 10, "l": 10, "r": 10, "t": 10}, "plot_bgcolor": "rgba(0, 0, 0, 0)", "showlegend": false, "title": {"font": {"family": "Times New Roman"}}, "xaxis": {"autorange": true, "range": [1, 20], "title": {"text": "Time"}, "type": "linear"}, "yaxis": {"autorange": true, "range": [-12.77, 13.26], "title": {"text": "ln(Wealth)"}, "type": "linear"}}}
